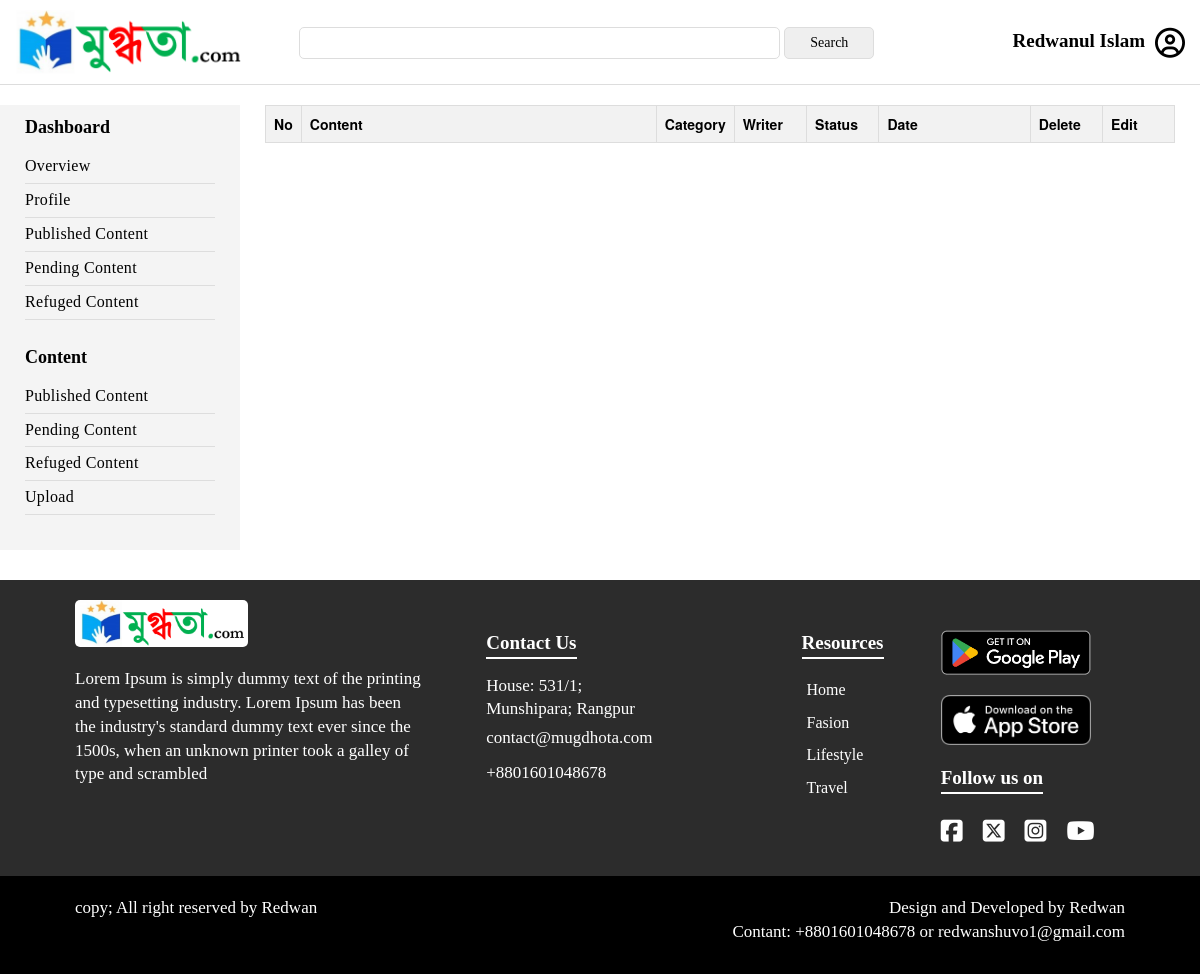
The app's page /editorial/user-uploaded-all-content/ (signed in), older data.
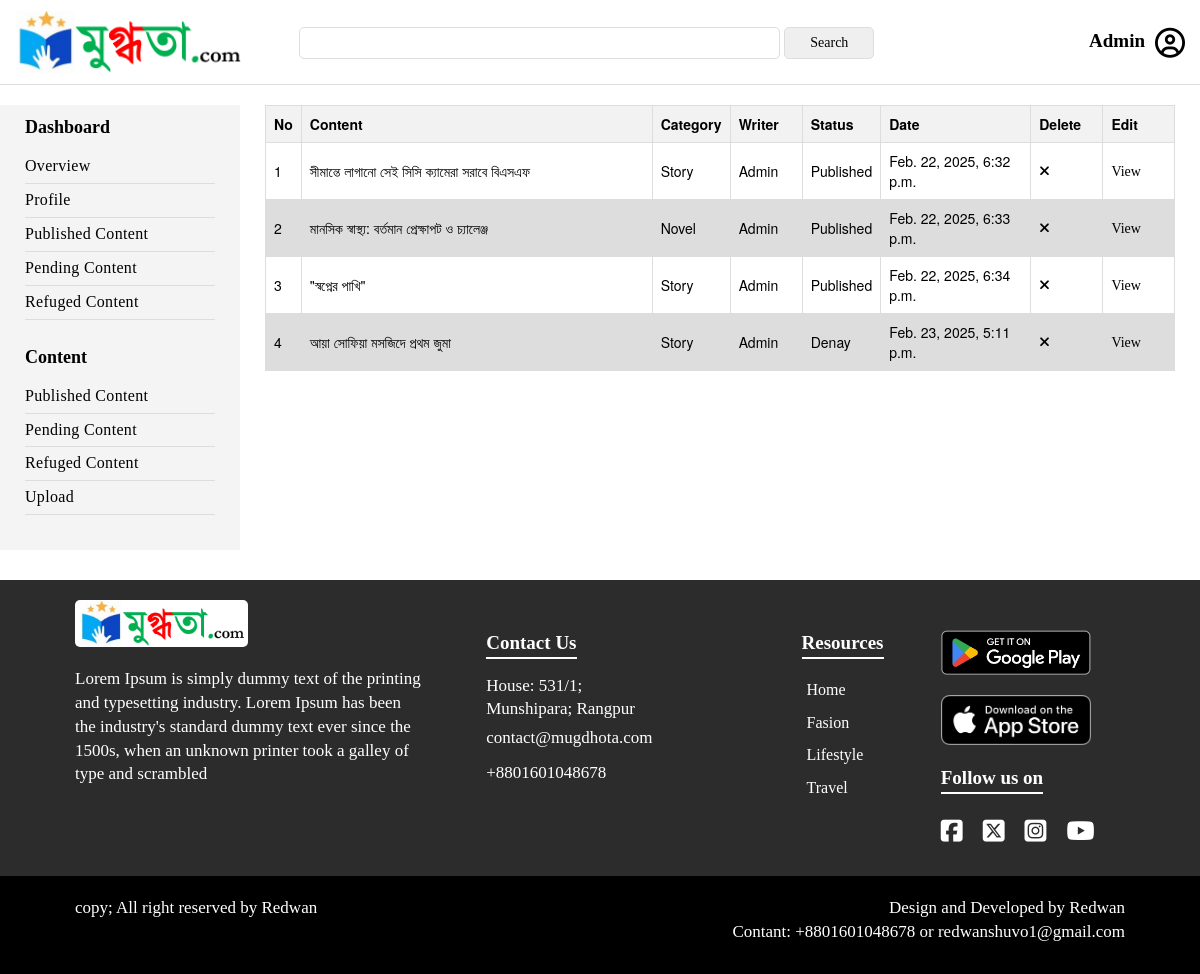
The same page, newer data.
### User/models.py (models this page shows, shortened)
class User(AbstractUser):
    username = models.CharField(max_length=255, unique=True, blank=False)
    name = models.CharField(max_length=255, blank=False, null=False)
    email = models.EmailField()
    phone_validator = RegexValidator(regex=r'^\+?1?\d{11}', message="Phone number must be entered in the format: '01234567899'. Up to 11 digits allowed.")
    phone = models.CharField(validators=[phone_validator], max_length=11, null=False, unique=True)
    bio = models.TextField()
    gender = models.ForeignKey(Gender, on_delete=models.CASCADE, blank=True, null=True)
    joined = models.DateField(auto_now=True)
    is_admin = models.BooleanField(default=False)
    is_editor = models.BooleanField(default=False)
    is_author = models.BooleanField(default=False)
    is_subscriber = models.BooleanField(default=True)
    USERNAME_FIELD = 'phone'
    def __str__(self):
        return self.name

### content/models.py (models this page shows, shortened)
class Content(models.Model):
    category = models.ForeignKey(Category, on_delete=models.PROTECT, blank=False)
    sub_category = models.ForeignKey(SubCategory, on_delete=models.PROTECT, blank=False)
    title = models.CharField(max_length=255, blank=False)
    slug = models.CharField(max_length=255, unique=True, blank=True, null=True)
    author = models.CharField(max_length=255, default="Mugdhota", blank=False)
    content = RichTextUploadingField()
    feature_image = models.ImageField(upload_to='medical_image', blank=True)
    writer = models.ForeignKey(User, on_delete=models.CASCADE, blank=True, null=True)
    approved_by = models.CharField(max_length=255, default="Mugdhota")
    create_at = models.DateTimeField(auto_now_add=True)
    update_at = models.DateTimeField(auto_now=True)
    views = models.IntegerField(default=1)
    status = models.ForeignKey(ContentStatus, on_delete=models.CASCADE, blank=True, null=True, default=2)
    tags = models.ManyToManyField(Tag, blank=True)
    reviewed_by = models.CharField(max_length=255, blank=True, null=True)

class SubCategory(models.Model):
    name = models.CharField(max_length=255, blank=False)
    category = models.ForeignKey(Category, on_delete=models.CASCADE, blank=True)
    image = models.ImageField(upload_to='category_img', blank=True, null=True)
    def __str__(self):
        return self.name

class ContentStatus(models.Model):
    name = models.CharField(max_length=255, blank=False)

### editorial_body/views.py (the view)
# urls.py: path('user-uploaded-all-content/', views.user_uploaded_all_content, name='user_uploaded_all_content'),
@login_required(login_url='log_in')
@user_passes_test(is_editor)
def user_uploaded_all_content(request):
    all_posts = Content.objects.all()
    count = len(all_posts)
    context = {
        'all_posts': all_posts,
        'count': count,
    }
    return render(request, 'users_content.html', context)

### editorial_body/views.py (called while the page is built)
def is_editor(user):
    return user.is_authenticated and user.is_editor

### editorial_body/templates/users_content.html (shortened to what this page needs)
{% extends 'm_main.html' %}
{% load static %}
{% block content %}
<div class="container_full">
    <div class="container" style="width:100%">
        <div class="cnt_management_page flex">
            <div class="writer_menu width_20">
                {% include 'm_nav.html' %}
            </div>
            <div class="user_profile_section width_80">
                <div class="user_profile">
                    <div class="user_content">
                        <table>
                            <tr>
                                <th style="width:3%">No</th>
                                <th style="width:40%">Content</th>
                                <th style="width:8%">Category</th>
                                <th style="width:8%">Writer</th>
                                <th style="width:8%">Status</th>
                                <th style="width:17%">Date</th>
                                <th style="width:8%">Delete</th>
                                <th style="width:8%">Edit</th>
                            </tr>
                            {% for post in all_posts %}
                                <tr>
                                    <td>{{ forloop.counter }}</td>
                                    <td>{{ post.title }}</td>
                                    <td>{{ post.sub_category }}</td>
                                    <td>{{ post.writer }}</td>
                                    <td>{{ post.status.name }}</td>
                                    <td>{{ post.create_at }}</td>
                                    <td><a href="{% url 'deletecontent' post.slug %}"><i class="fa-solid fa-xmark"></i></a></td>
                                    <td><a href="{% url 'editorial_edit_content' post.slug %}">View</a></td>
                                </tr>
                            {% endfor %}
                        </table>
                    </div>
                </div>
            </div>
        </div>
    </div>
</div>
{% endblock content %}

### templates/m_main.html (shortened to what the changed rows need)
<!DOCTYPE html>
<html lang="en">
<head>
    {% load static %}
    <link rel="stylesheet" href="{% static 'assets/css/bootstrap.min.css' %}">
    <link rel="stylesheet" href="assets/css/flexslider.css" type="text/css" media="screen">
    <link rel="stylesheet" href="{% static 'style.css' %}">
    <link rel="stylesheet" href="{% static 'cmn-style.css' %}">
    <link rel="stylesheet" href="{% static 'responsive.css' %}">
    <link rel="stylesheet" type="text/css" href="https://cdnjs.cloudflare.com/ajax/libs/slick-carousel/1.8.1/slick.min.css" />
</head>
<body>
    <div class="container_header">
        <div class="container" style="width:100%">
            <div id="header">
                <div class="header_section">
                    <div class="mugdhota_web_info_right desk">
                        <div class="user_info flex">
                            {% if request.user.is_authenticated %}
                            {% if user.is_editor %}
                                    <a href="{% url 'management_dashboard' request.user.username %}">
                                        <h2>{{request.user.name}}</h2>
                                        <i class="fa fa-user-circle-o"></i>
                                    </a>
                                {% else %}
                                    <a href="{% url 'user_dashboard' request.user.username %}">
                                        <h2>{{request.user.name}}</h2>
                                        <i class="fa fa-user-circle-o"></i>
                                    </a>
                                {% endif %}
                            {% else %}
                            <a href="{% url 'log_in' %}">
                                <span>Log-in</span>
                                <i class="fa fa-user-circle-o"></i>
                            </a>
                            {% endif %}
                        </div>
                    </div>
                </div>
            </div>
        </div>
    </div>
    {% block content %}
    {% endblock content %}
    <div class="container_full footer_bg">
        <div class="container">
            <div class="footer flex">
                <div class="single_footer">
                    <div class="sng_footer_cnt footer_child_f_right f_cnt" style="margin-left:75px">
                        <h2>Contact Us</h2>
                    </div>
                </div>
                <div class="single_footer">
                    <div class="sng_footer_cnt footer_child_f_right">
                        <h2>Resources</h2>
                    </div>
                </div>
                <div class="single_footer">
                    <div class="sng_footer_cnt footer_child_f_right">
                        <div class="follow_us">
                            <h2 style="color:#fff">Follow us on</h2>
                        </div>
                    </div>
                </div>
            </div>
        </div>
    </div>
</body>
</html>

Row changes from the older to the newer data that the page shows:
changed User: user.name "Redwanul Islam" → "Admin"
added Content: title "সীমান্তে লাগানো সেই সিসি ক্যামেরা সরাবে বিএসএফ", sub_category "Story", writer "Admin", status.name "Published", create_at "Feb. 22, 2025, 6:32 p.m."
added Content: title "মানসিক স্বাস্থ্য: বর্তমান প্রেক্ষাপট ও চ্যালেঞ্জ", sub_category "Novel", writer "Admin", status.name "Published", create_at "Feb. 22, 2025, 6:33 p.m."
added Content: title "\"স্বপ্নের পাখি\"", sub_category "Story", writer "Admin", status.name "Published", create_at "Feb. 22, 2025, 6:34 p.m."
added Content: title "আয়া সোফিয়া মসজিদে প্রথম জুমা", sub_category "Story", writer "Admin", status.name "Denay", create_at "Feb. 23, 2025, 5:11 p.m."
